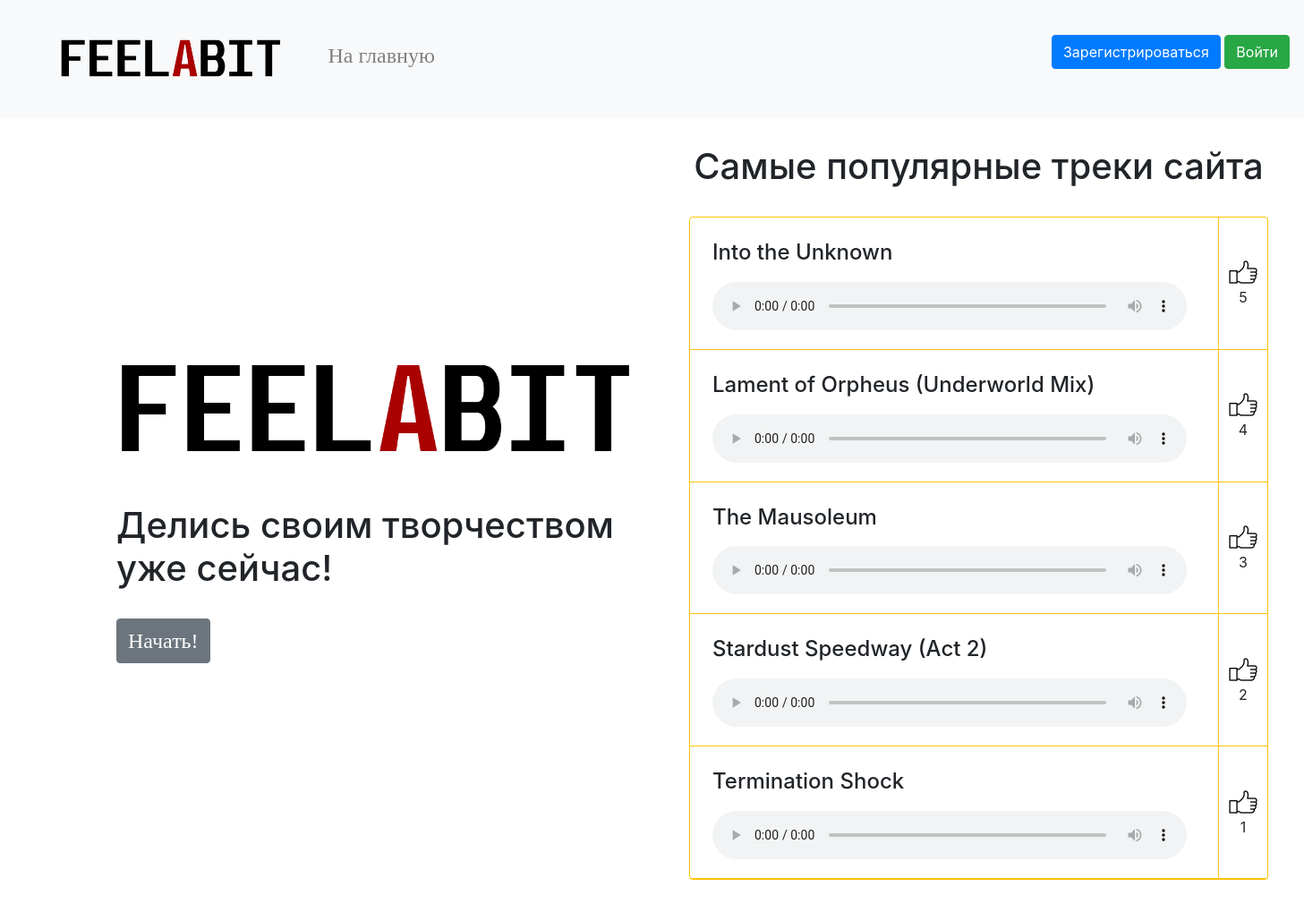
Page /title on the committed database.
### data/audio.py (models this page shows, shortened)
class Audio(SqlAlchemyBase, SerializerMixin):
    __tablename__ = 'audio'
    id = sqlalchemy.Column(sqlalchemy.Integer, primary_key=True, autoincrement=True)
    file = sqlalchemy.Column(sqlalchemy.String, nullable=True)
    publisher = sqlalchemy.Column(sqlalchemy.Integer, sqlalchemy.ForeignKey('users.id'))
    name = sqlalchemy.Column(sqlalchemy.String, nullable=True)
    author = sqlalchemy.Column(sqlalchemy.String, nullable=True)
    genre = sqlalchemy.Column(sqlalchemy.String, nullable=True)
    duration = sqlalchemy.Column(sqlalchemy.Integer, nullable=True)
    likes = sqlalchemy.Column(sqlalchemy.Integer, default=0)
    dislikes = sqlalchemy.Column(sqlalchemy.Integer, default=0)
    likers = sqlalchemy.Column(sqlalchemy.String, nullable=True)
    dislikers = sqlalchemy.Column(sqlalchemy.String, nullable=True)
    comments = sqlalchemy.Column(sqlalchemy.String, default='')
    publish_date = sqlalchemy.Column(sqlalchemy.DateTime, default=datetime.datetime.now)
    modified_date = sqlalchemy.Column(sqlalchemy.DateTime, default=datetime.datetime.now)

### main.py (the view)
@app.route('/')
@app.route('/title')
def index():
    db_sess = db_session.create_session()
    auds = db_sess.query(Audio).all()
    auds = sorted(auds, key=lambda x: x.likes, reverse=True)
    auds = [auds[i] for i in range(5 if len(auds) >= 5 else len(auds))]
    pop_auds = []
    for audio in auds:
        pop_auds.append([audio.name, audio.file, audio.likes])
    for i in range(len(pop_auds)):
        pop_auds[i].append(i)
    return render_template('title.html', popular_audios=pop_auds, pop_len=len(pop_auds))

### data/db_session.py (called while the page is built)
def create_session() -> Session:
    global __factory
    return __factory()

### templates/title.html (shortened to what this page needs)
{% extends "base.html" %}
{% block content %}
    <table cellspacing="0" cellpadding="30" class="anim">
        <tr>
            <td width="1000">
                <div>
                    {% set otc = "margin-bottom: 50px;" %}
                    {% if pop_len < 5 %}
                        {% set otc = otc + "margin-top: 0px;" %}
                    {% endif %}
                    <img src="/static/img/feel_logo_title.png"
                         style="{{ otc }}"/><br>
                    <h1>Делись своим творчеством уже сейчас!</h1><br>
                    <a href="/main" class="btn btn-secondary"><font size="5" face="Trebuchet MS">Начать!</font></a>
                </div>
            </td>
            <td style="vertical-align: middle" align="center">
                <h1>Самые популярные треки сайта</h1><br>
                <div class="border rounded border-warning">
                    {% for audio in popular_audios %}
                    <table>
                        <tr class="border-bottom border-warning">
                            <td class="border-right border-warning" style="padding: 5px">
                                <h4 style="padding-top: 20px;padding-bottom: 10px;padding-left: 20px">{{ audio[0] }}</h4>
                                <audio class="audio-title" src="{{ audio[1] }}" controls onplay="stopAll({{ audio[3] }})" loop></audio>
                            </td>
                            <td align="center">
                                <img align="center" src="/static/img/thumb.png" style="padding-left: 10px; padding-right: 10px"/><br>
                                <bdo dir="ltr">{{ audio[2] }}</bdo>
                            </td>
                        </tr>
                    </table>
                    {% endfor %}
                </div>
            </td>
        </tr>
    </table>
{% endblock %}

### static/css/style.css (style rules this page uses)
.audio-title { margin-left: 20px; margin-right: 30px; margin-bottom: 10px; width: 530px }
.anim { opacity: 0; animation: ani 0.5s forwards; }

### rows in the picture
Audio: name "Into the Unknown", likes "5"
Audio: name "Lament of Orpheus (Underworld Mix)", likes "4"
Audio: name "The Mausoleum", likes "3"
Audio: name "Stardust Speedway (Act 2)", likes "2"
Audio: name "Termination Shock", publisher "1"
